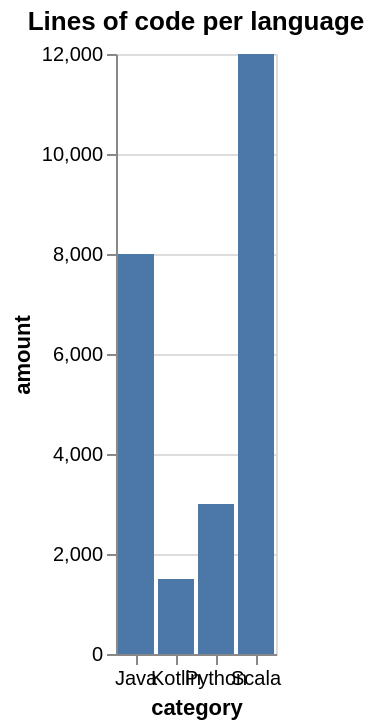

Source (notebook cell):
### Markdown cell above
# ## Starting from a spec
#
# `VegaPlot.fromString` parses a Vega or Vega-Lite spec at compile time. Its `plot` method then accepts changes to any of
# the fields of the spec, like its data or title, and it shows the modified spec. Changing a field that the
# spec doesn't have, or setting a field to a value of the wrong type, doesn't compile.

### Code cell
val barChart = VegaPlot.fromString("""{
  "$schema": "https://vega.github.io/schema/vega-lite/v5.json",
  "title": "A bar chart",
  "data": {"values": [{"category": "A", "amount": 28}]},
  "mark": "bar",
  "encoding": {
    "x": {"field": "category", "type": "nominal", "axis": {"labelAngle": 0}},
    "y": {"field": "amount", "type": "quantitative"}
  }
}""")

barChart.plot(
  _.title := "Lines of code per language",
  _.data.values := Seq(
    (category = "Scala", amount = 12000),
    (category = "Java", amount = 8000),
    (category = "Kotlin", amount = 1500),
    (category = "Python", amount = 3000)
  )
)

### Figure 1 — Vega-Lite specification as saved in the notebook (floating-point values rounded to 4 significant figures)
{"$schema": "https://vega.github.io/schema/vega-lite/v5.json", "data": {"values": [{"amount": 12000, "category": "Scala"}, {"amount": 8000, "category": "Java"}, {"amount": 1500, "category": "Kotlin"}, {"amount": 3000, "category": "Python"}]}, "encoding": {"x": {"axis": {"labelAngle": 0}, "field": "category", "type": "nominal"}, "y": {"field": "amount", "type": "quantitative"}}, "mark": "bar", "title": "Lines of code per language"}
